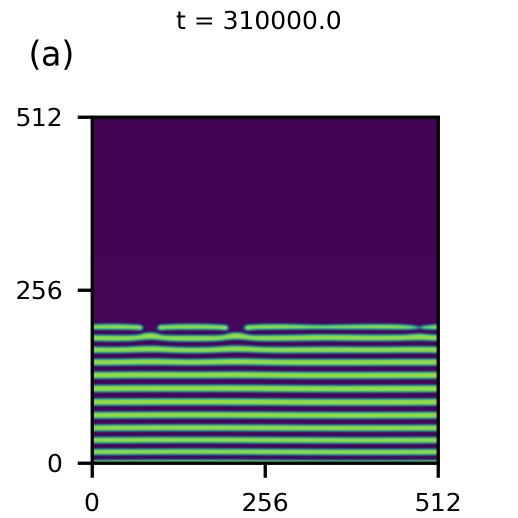
#> input picture KAUST/Figure_3/11%/plt/nfields_00155.png, 1035 x 1035 px (shown at 1/2 size)
$ python Vel_mix.py
#> lines starting #> are read from the running program, lines starting #| are printed output that depends on the picture
#!/usr/bin/env python3

from PIL import Image

images = [
    Image.open("plt/nfields_00155.png"),
    Image.open("plt/nfields_00179.png"),
    Image.open("vel/nvel_00155.png"),
    Image.open("vel/nvel_00179.png"),
    ]
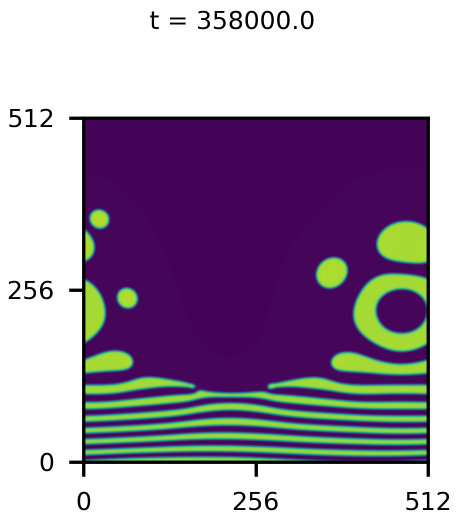
#> input picture KAUST/Figure_3/11%/plt/nfields_00179.png, 930 x 1035 px (shown at 1/2 size)
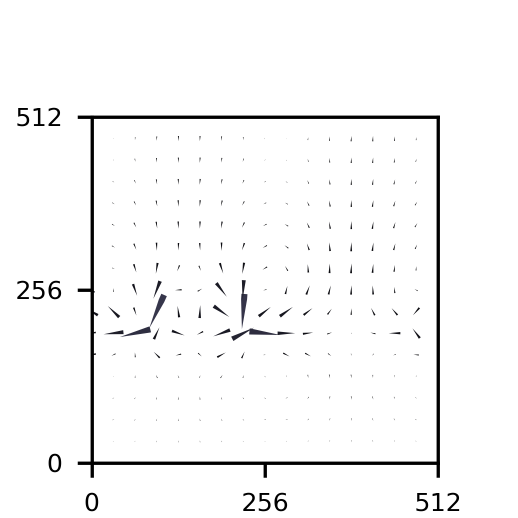
#> input picture KAUST/Figure_3/11%/vel/nvel_00155.png, 1035 x 1035 px (shown at 1/2 size)
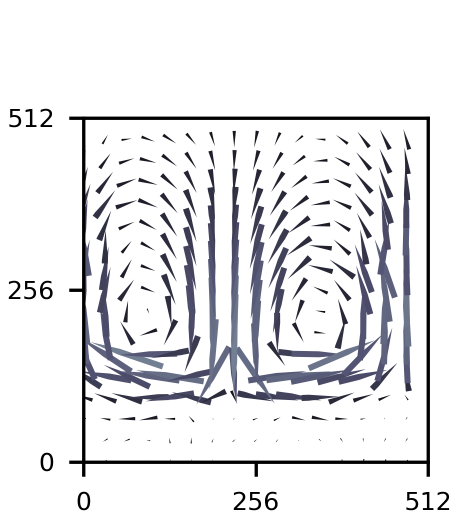
#> input picture KAUST/Figure_3/11%/vel/nvel_00179.png, 930 x 1035 px (shown at 1/2 size)


for i in range(2, 4):
    img = images[i]
    images[i] = img.crop((
        0,              # left
        200,            # top
        img.width,      # right
        img.height      # bottom
    ))
#> after the loop, images = 4 items

# Split into two rows
row1 = images[:2]
#> row1 = 2 items
row2 = images[2:]
#> row2 = 2 items

# Width of each column
col_widths = [
    max(row1[0].width, row2[0].width),
    max(row1[1].width, row2[1].width),
]
#> col_widths = [1035, 930]

# Height of each row
row1_height = max(img.height for img in row1)
#> row1_height = 1035
row2_height = max(img.height for img in row2)
#> row2_height = 835

total_width = sum(col_widths)
#> total_width = 1965
total_height = row1_height + row2_height
#> total_height = 1870

combined = Image.new(
    "RGB",
    (total_width, total_height),
    "white"
)
#> combined: PIL image 1965x1870 RGB; every value is 255

# First row
x = 0
for i, img in enumerate(row1):
    combined.paste(img, (x, 0))
    x += col_widths[i]
#> this loop made 2 passes
#> x on passes 1 to 2: 1035, 1965
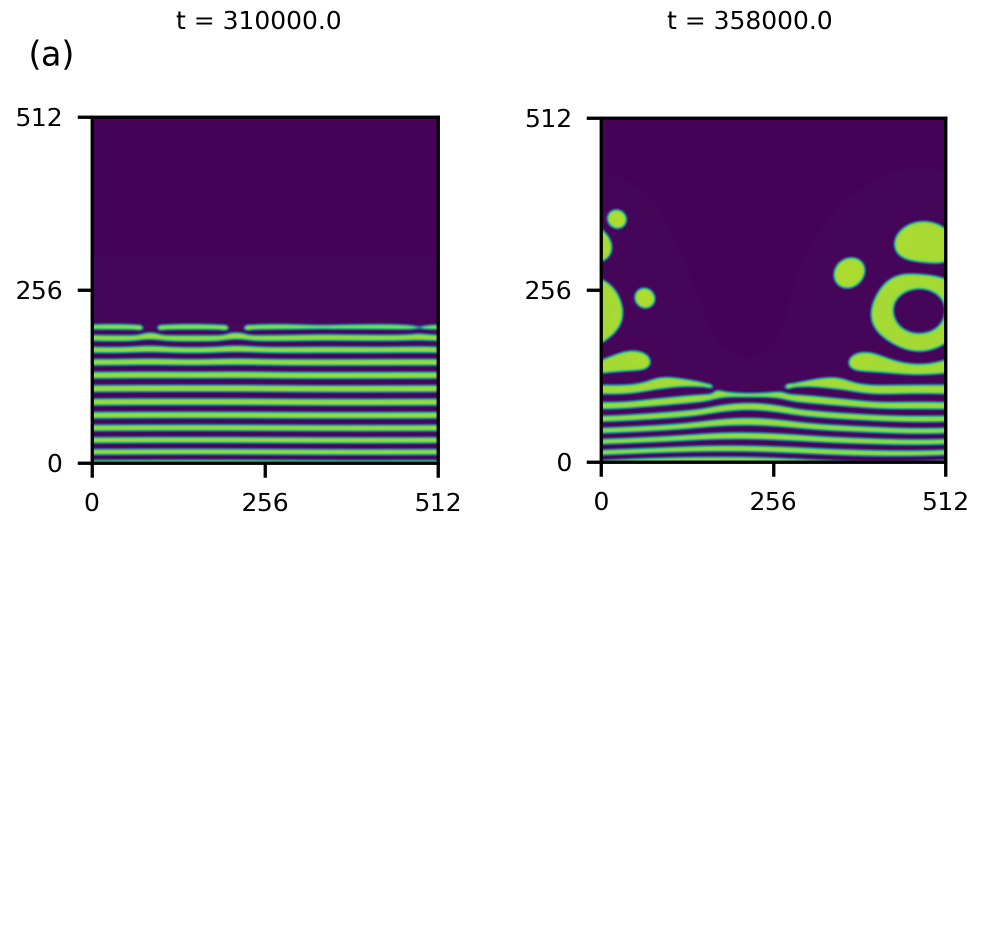
#> combined: PIL image 1965x1870 RGB (shown at 1/2 size); mean R, G, B 205.7, 198.7, 209.4
#> after the loop, x = 1965

# Second row
x = 0
for i, img in enumerate(row2):
    combined.paste(img, (x, row1_height))
    x += col_widths[i]
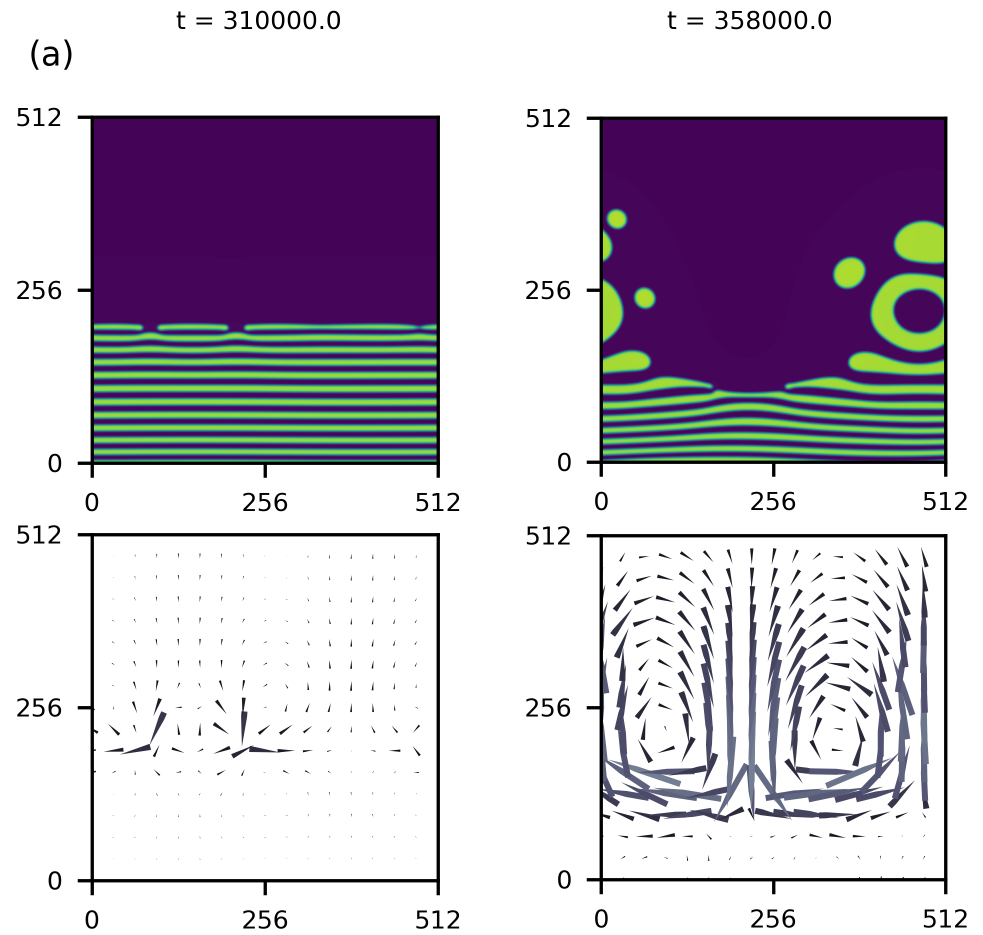
#> combined: PIL image 1965x1870 RGB (shown at 1/2 size); mean R, G, B 197.5, 190.6, 201.9
#> after the loop, x = 1965

combined.save("combined.png", dpi=(600, 600))
combined.save("combined.pdf", dpi=(600, 600))
